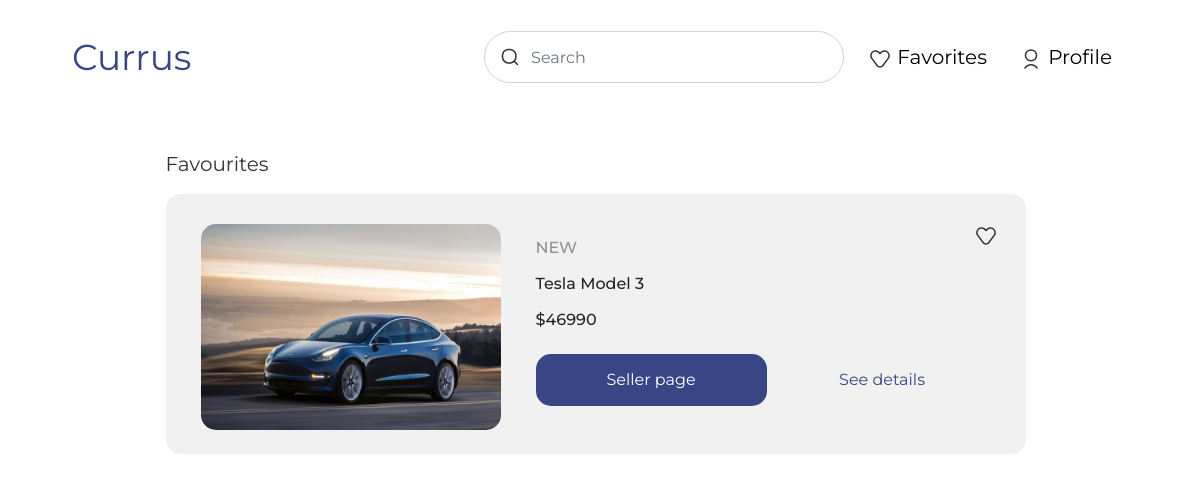
Page /favourites on the committed database.
### web/models.py (models this page shows, shortened)
class Car(models.Model):
    class CarState(models.TextChoices):
        new = 'NEW'
        used = 'USED'
    class BodyStyle(models.TextChoices):
        suv = 'Suv'
        sedan = 'Sedan'
        coupe = 'Coupe'
        hatchback = 'Hatchback'
        minivan = 'Minivan'
        wagon = 'Wagon'
        passenger_van = 'Passenger Van'
        pickup_truck = 'Pickup truck'
        convertible = 'Convertible'
    class Color(models.TextChoices):
        red = 'Red'
        orange = 'Orange'
        yellow = 'Yellow'
        green = 'Green'
        blue = 'Blue'
        indigo = 'Indigo'
        purple = 'Purple'
        white = 'White'
        black = 'Black'
        gray = 'Gray'
    class FuelType(models.TextChoices):
        gasoline = 'Gasoline'
        diesel = 'Diesel'
        hybrid = 'Hybrid'
        electric = 'Electric'
    class Make(models.TextChoices):
        ferrari = 'Ferrari'
        bmw = 'BMW'
        mercedes = 'Mercedes'
        lamborghini = 'Lamborghini'
        porsche = 'Porsche'
        audi = 'Audi'
        tesla = 'Tesla'
        jaguar = 'Jaguar'
        jeep = 'Jeep'
        kia = 'Kia'
    state = models.CharField(choices=CarState.choices, max_length=5)
    name = models.CharField(max_length=100)
    price = models.IntegerField()
    picture = models.ImageField(upload_to='images/')
    description = models.CharField(max_length=500)
    make = models.CharField(choices=Make.choices, max_length=30)
    url = models.CharField(max_length=150)
    production_year = models.IntegerField()
    mileage = models.IntegerField()
    body_style = models.CharField(choices=BodyStyle.choices, max_length=15)
    color = models.CharField(choices=Color.choices, max_length=6)
    fuel_type = models.CharField(choices=FuelType.choices, max_length=8)
    favourites = models.ManyToManyField(User, default=None, blank=True)

### web/views.py (the view)
# urls.py: path("favourites", Favourites.as_view(), name="favourites"),
class Favourites(ListView):
    model = Car
    template_name = "favourite.html"
    def get_queryset(self):
        user_id = self.request.GET.get('user_id')
        return Car.objects.filter(favourites=user_id)

### web/templates/favourite.html (shortened to what this page needs)
{% load static %}
<!DOCTYPE html>
<html lang="en">
<head>
    <link rel="stylesheet" href="{% static 'css/font-awesome.min.css' %}">
    <link rel="stylesheet" href="{% static 'css/bootstrap.css' %}">
    <link rel="stylesheet" href="{% static 'css/style.css' %}">
    <link rel="stylesheet" href="{% static 'css/media.css' %}">
</head>
<body>
<nav class="navbar navbar-expand-lg navbar-light ">
    <div class="container-fluid">
        <a class="navbar-brand" href="{% url 'home' %}">Currus</a>
        <div class="collapse navbar-collapse justify-content-end" id="navbarNav">
            <div class="nav-half d-flex justify-content-between align-items-center">
                <form action="{% url 'search_results' %}" role="search">
                    <input class="form-control  me-2 nav-search" type="search" name="query" placeholder="Search"
                           aria-label="search">
                </form>
                <a href=""><img src="{% static '/images/Heart.svg' %}" alt=""> Favorites</a>
                {% if user.is_authenticated %}
                    <a href="{% url 'user_profile' %}"><img src="{% static '/images/User.svg' %} " alt=""> {{ user.username }}</a>
                {% else %}
                    <a href="{% url 'user_profile' %}"><img src="{% static '/images/User.svg' %} " alt=""> Profile</a>
                {% endif %}
            </div>
        </div>
    </div>
</nav>
<div class="container main-container">
    <p class="basics recomend">Favourites</p>
    {% for car in car_list %}
        <div class="car-details d-flex  detail-info">
            <div class="image-car detail-img">
                <img src="{{ car.picture.url }}" alt="">
            </div>
            <div class="info-car">
                <div class="style-favourite">
                    <p class="type pt-4">{{ car.state }}</p>
                    <a href="{% url 'favourite_add' car.id %} ">
                        <img src="{% static '/images/Heart.svg' %}" alt="">
                    </a>
                </div>
                <p class="mt-3">{{ car.name }}</p>
                <p class="mt-3">${{ car.price }}</p>
                <div class="d-flex mt-4 align-items-center">
                    <div class="sell mt-0"><a href="{{ car.url }}">Seller page</a></div>
                    <div class="sell detail"><a href="{% url 'car_detail' car.pk %}">See details</a></div>
                </div>
            </div>
        </div>
    {% endfor %}
</div>
</body>
</html>

### static/css/style.css (style rules this page uses)
*, h1, h2, h3, h4, h5, h6, p, ul, ol { margin: 0; padding: 0; }
a:hover, a { text-decoration: none; }
body { font-family: 'Montserrat'; }
.navbar { padding: 30px 60px; width: 100%; background: #fff; margin-bottom: 40px; }
.nav-search { width: 360px; height: 52px; border-radius: 30px; outline: none; padding: 10px 16px 10px 46px; }
nav form { position: relative; }
nav form:before { content: ""; position: absolute; left: 16px; top: 0; bottom: 0; width: 20px; color: #333; background: url('../images/Search.svg') no-repeat center center / contain; }
.navbar-brand { font-size: 36px; color: #394686 !important; font-family: 'Montserrat', sans-serif; line-height: 44px; }
.navbar .collapse a { font-size: 20px; color: #000 !important; padding: 10px 16px; }
.main-container { width: 893px; margin: 0 auto; }
.basics { font-size: 16px; color: #333; line-height: 20px; margin-bottom: 20px; margin-top: 30px; }
.car-details { width: 532px; height: 266px; background: #f1f1f1; border-radius: 15px; padding: 20px; margin-bottom: 30px; }
.image-car img { width: 206px; height: 206px; border-radius: 15px; margin: 10px 35px 10px 15px; }
.info-car { width: 236px; }
.info-car p { font-size: 16px; font-weight: 500; line-height: 20px; }
.style-favourite { display: flex; justify-content: space-between; align-items: center; }
.style-favourite p { color: rgba(51, 51, 51, 0.5); }
.sell { width: 236px; height: 52px; border-radius: 15px; background: #394686; text-align: center; line-height: 52px; margin-top: 30px; }
.sell a { color: #fff !important; }
.detail { background: transparent; border-radius: 0; margin-top: 0; }
.detail a { color: #394686 !important; }
.detail-info { width: 860px; height: 260px; }
.detail-img img { width: 300px; height: 206px; }
.info-car { width: 462px; }
.recomend { font-size: 20px; }

### rows in the picture
Car: picture (picture), state "NEW", name "Tesla Model 3", price "46990"
